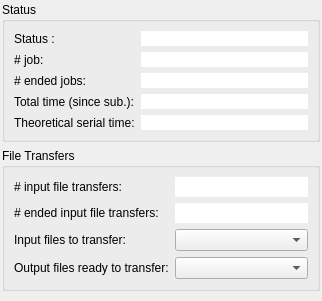
<?xml version="1.0" encoding="UTF-8"?>
<ui version="4.0">
 <class>GroupInfo</class>
 <widget class="QWidget" name="GroupInfo">
  <property name="geometry">
   <rect>
    <x>0</x>
    <y>0</y>
    <width>322</width>
    <height>301</height>
   </rect>
  </property>
  <property name="windowTitle">
   <string>Form</string>
  </property>
  <layout class="QVBoxLayout" name="verticalLayout">
   <property name="margin">
    <number>2</number>
   </property>
   <item>
    <widget class="QGroupBox" name="groupBox_3">
     <property name="maximumSize">
      <size>
       <width>16777215</width>
       <height>140</height>
      </size>
     </property>
     <property name="title">
      <string>Status</string>
     </property>
     <layout class="QFormLayout" name="formLayout">
      <item row="0" column="0">
       <widget class="QLabel" name="label_4">
        <property name="text">
         <string>Status :</string>
        </property>
       </widget>
      </item>
      <item row="0" column="1">
       <widget class="QLineEdit" name="status">
        <property name="frame">
         <bool>false</bool>
        </property>
        <property name="readOnly">
         <bool>true</bool>
        </property>
       </widget>
      </item>
      <item row="1" column="0">
       <widget class="QLabel" name="label_5">
        <property name="text">
         <string># job:</string>
        </property>
       </widget>
      </item>
      <item row="1" column="1">
       <widget class="QLineEdit" name="job_nb">
        <property name="frame">
         <bool>false</bool>
        </property>
        <property name="readOnly">
         <bool>true</bool>
        </property>
       </widget>
      </item>
      <item row="2" column="0">
       <widget class="QLabel" name="label_6">
        <property name="text">
         <string># ended jobs:</string>
        </property>
       </widget>
      </item>
      <item row="2" column="1">
       <widget class="QLineEdit" name="ended_job_nb">
        <property name="frame">
         <bool>false</bool>
        </property>
        <property name="readOnly">
         <bool>true</bool>
        </property>
       </widget>
      </item>
      <item row="3" column="0">
       <widget class="QLabel" name="label">
        <property name="text">
         <string>Total time (since sub.):</string>
        </property>
       </widget>
      </item>
      <item row="3" column="1">
       <widget class="QLineEdit" name="total_time">
        <property name="frame">
         <bool>false</bool>
        </property>
        <property name="readOnly">
         <bool>true</bool>
        </property>
       </widget>
      </item>
      <item row="4" column="0">
       <widget class="QLabel" name="label_9">
        <property name="text">
         <string>Theoretical serial time:</string>
        </property>
       </widget>
      </item>
      <item row="4" column="1">
       <widget class="QLineEdit" name="theoretical_serial_time">
        <property name="frame">
         <bool>false</bool>
        </property>
        <property name="readOnly">
         <bool>true</bool>
        </property>
       </widget>
      </item>
     </layout>
    </widget>
   </item>
   <item>
    <widget class="QGroupBox" name="groupBox">
     <property name="title">
      <string>File Transfers</string>
     </property>
     <layout class="QFormLayout" name="formLayout_2">
      <item row="0" column="0">
       <widget class="QLabel" name="label_7">
        <property name="text">
         <string># input file transfers:</string>
        </property>
       </widget>
      </item>
      <item row="0" column="1">
       <widget class="QLineEdit" name="input_file_nb">
        <property name="frame">
         <bool>false</bool>
        </property>
        <property name="readOnly">
         <bool>true</bool>
        </property>
       </widget>
      </item>
      <item row="1" column="0">
       <widget class="QLabel" name="label_8">
        <property name="text">
         <string># ended input file transfers:</string>
        </property>
       </widget>
      </item>
      <item row="1" column="1">
       <widget class="QLineEdit" name="ended_input_transfer_nb">
        <property name="frame">
         <bool>false</bool>
        </property>
        <property name="readOnly">
         <bool>true</bool>
        </property>
       </widget>
      </item>
      <item row="2" column="0">
       <widget class="QLabel" name="label_2">
        <property name="text">
         <string>Input files to transfer:</string>
        </property>
       </widget>
      </item>
      <item row="2" column="1">
       <widget class="QComboBox" name="comboBox_input_to_transfer"/>
      </item>
      <item row="3" column="0">
       <widget class="QLabel" name="label_3">
        <property name="text">
         <string>Output files ready to transfer:</string>
        </property>
       </widget>
      </item>
      <item row="3" column="1">
       <widget class="QComboBox" name="comboBox_output_to_transfer"/>
      </item>
     </layout>
    </widget>
   </item>
   <item>
    <spacer name="verticalSpacer">
     <property name="orientation">
      <enum>Qt::Vertical</enum>
     </property>
     <property name="sizeHint" stdset="0">
      <size>
       <width>20</width>
       <height>22</height>
      </size>
     </property>
    </spacer>
   </item>
  </layout>
 </widget>
 <resources/>
 <connections/>
</ui>
